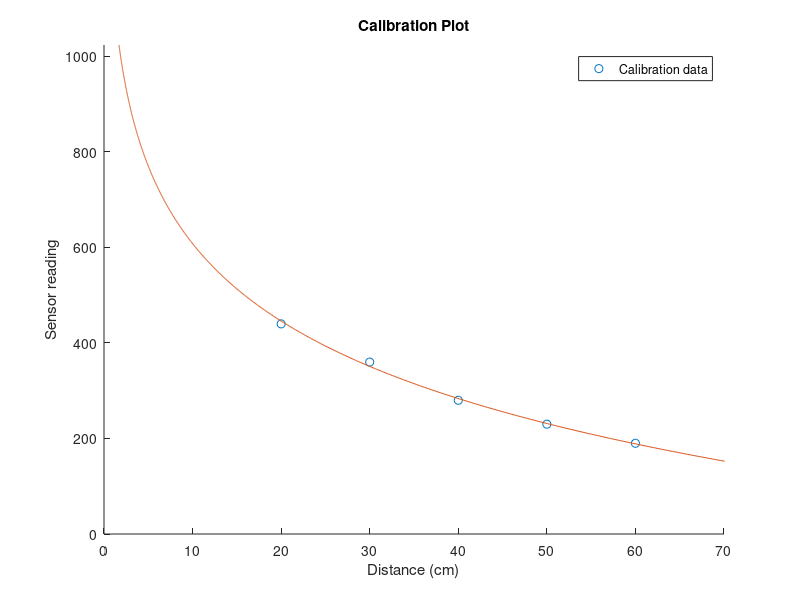
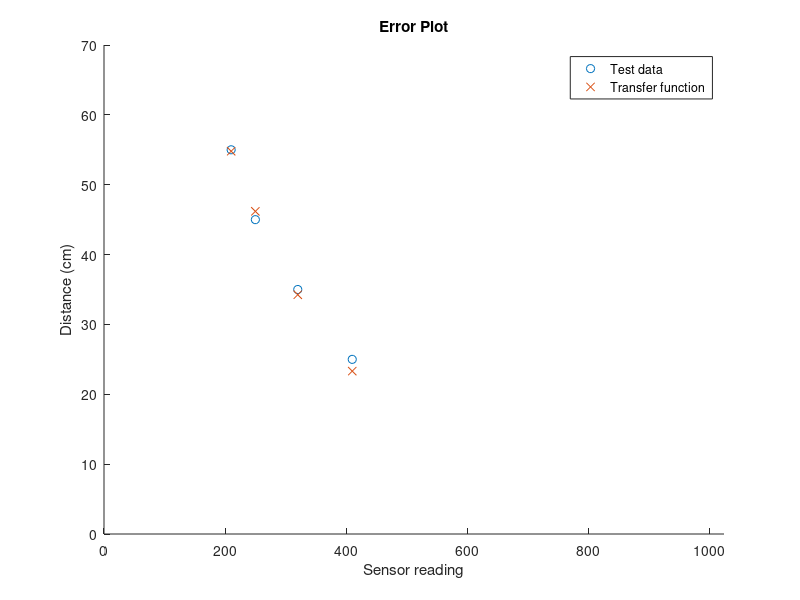

Write the MATLAB code that produced these figures, in order.
a = 134.391;
b = -0.00427218;
t = @(x) a * exp(b * x);

figure
hold on

cal = [440 20 ; 360 30 ; 280 40 ; 230 50 ; 190 60];
xs = 0:1024;
ys = t(xs);

plot(cal(:,2), cal(:,1), 'o')
plot(ys, xs)

hold off
xlim([0 70])
ylim([0 1024])
xlabel('Distance (cm)')
ylabel('Sensor reading')
legend({'Calibration data'})
title('Calibration Plot')

figure
hold on

test = [410 25 ; 320 35 ; 250 45 ; 210 55];

plot(test(:,1), test(:,2), 'o')
plot(test(:,1), t(test(:,1)), 'x')

hold off
xlim([0 1024])
ylim([0 70])
xlabel('Sensor reading')
ylabel('Distance (cm)')
legend({'Test data', 'Transfer function'})
title('Error Plot')